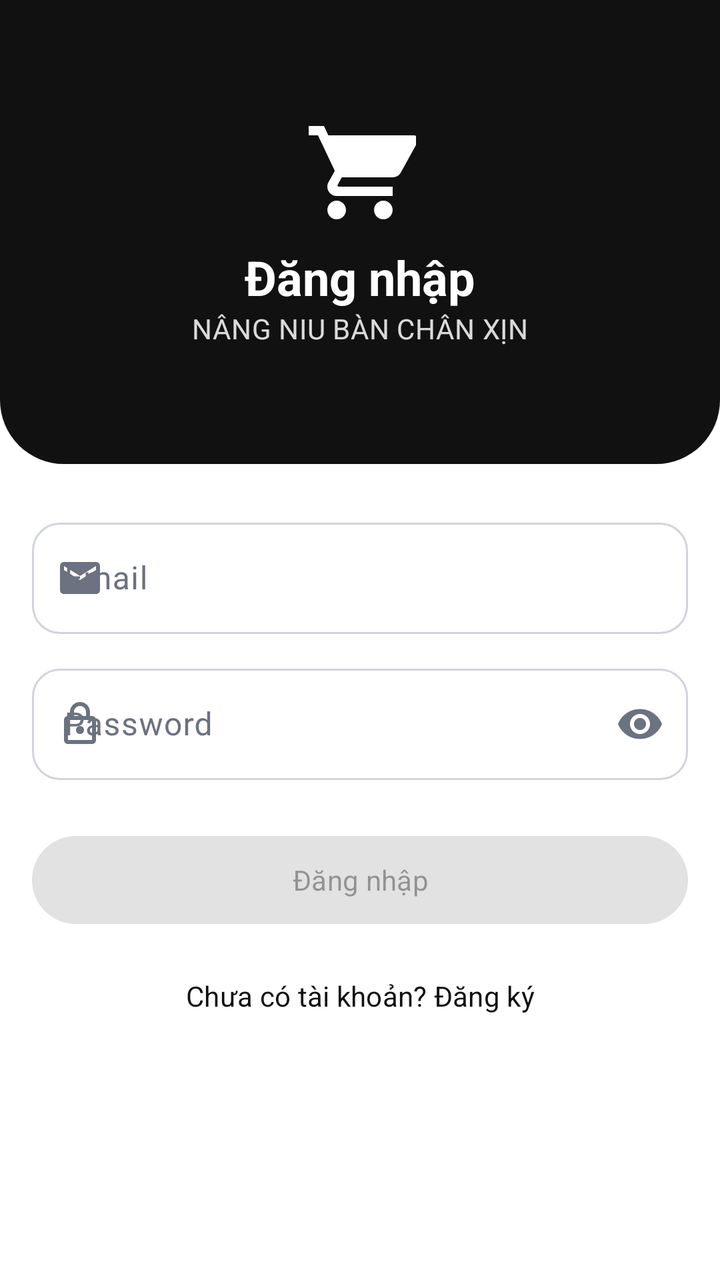
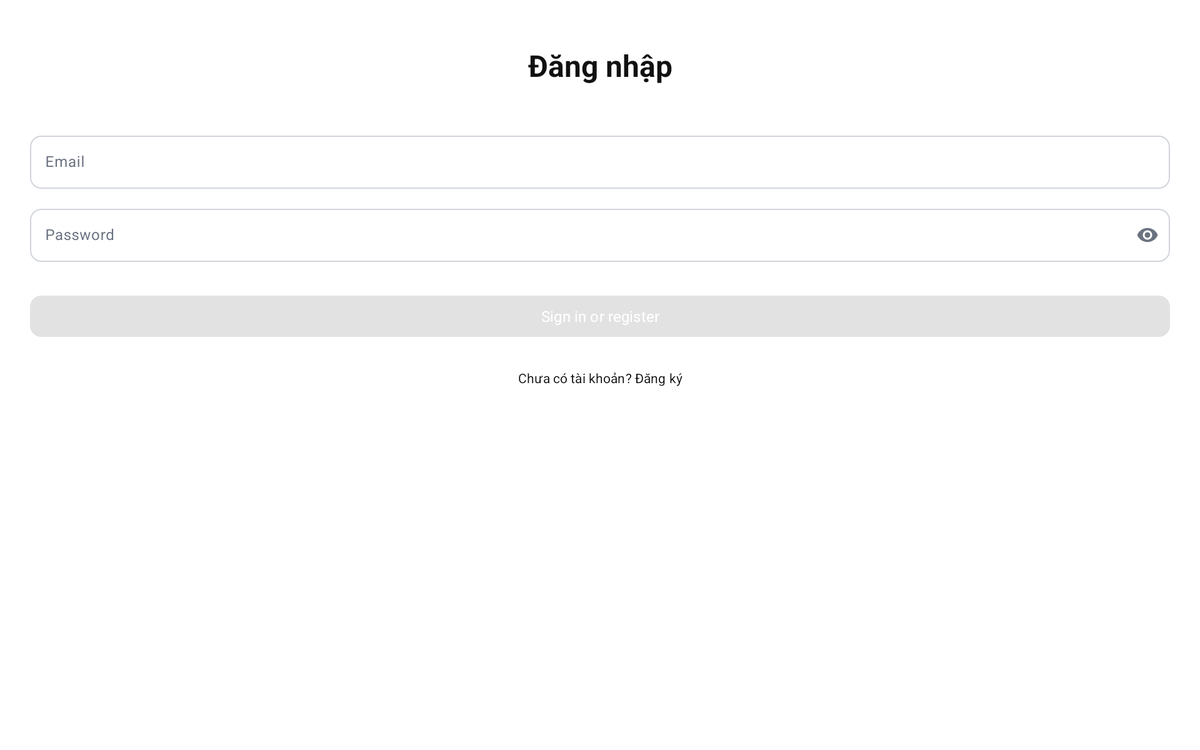

One screen, two layout resources from the same app: the default and the repository's alternative for another configuration. Each is rendered where Android would select it; the XML of both is given below.
<!-- AndroidManifest.xml: application theme Theme.Login_register -->
<!-- res/layout/activity_login.xml -->
<?xml version="1.0" encoding="utf-8"?>
<androidx.constraintlayout.widget.ConstraintLayout xmlns:android="http://schemas.android.com/apk/res/android"
    xmlns:app="http://schemas.android.com/apk/res-auto"
    xmlns:tools="http://schemas.android.com/tools"
    android:id="@+id/main"
    android:layout_width="match_parent"
    android:layout_height="match_parent"
    android:background="?attr/colorSurface"
    tools:context=".ui.login.LoginActivity">

    <LinearLayout
        android:id="@+id/authHeader"
        android:layout_width="match_parent"
        android:layout_height="232dp"
        android:background="@drawable/bg_auth_header"
        android:gravity="center"
        android:orientation="vertical"
        android:padding="@dimen/screen_margin"
        app:layout_constraintTop_toTopOf="parent">

        <ImageView
            android:layout_width="56dp"
            android:layout_height="56dp"
            android:contentDescription="@string/app_name"
            android:src="@drawable/ic_cart"
            app:tint="?attr/colorOnPrimary" />

        <TextView
            android:id="@+id/tvLoginTitle"
            android:layout_width="match_parent"
            android:layout_height="wrap_content"
            android:layout_marginTop="@dimen/space_8"
            android:gravity="center"
            android:text="Đăng nhập"
            android:textAppearance="?attr/textAppearanceHeadlineSmall"
            android:textColor="?attr/colorOnPrimary"
            android:textStyle="bold" />

        <TextView
            android:layout_width="match_parent"
            android:layout_height="wrap_content"
            android:gravity="center"
            android:text="NÂNG NIU BÀN CHÂN XỊN"
            android:textAppearance="?attr/textAppearanceBodyMedium"
            android:textColor="?attr/colorOnPrimary"
            android:alpha="0.85" />
    </LinearLayout>

    <com.google.android.material.textfield.TextInputLayout
        android:id="@+id/usernameInputLayout"
        style="@style/Widget.App.TextField"
        android:layout_width="0dp"
        android:layout_height="wrap_content"
        android:layout_marginStart="@dimen/screen_margin"
        android:layout_marginTop="@dimen/space_24"
        android:layout_marginEnd="@dimen/screen_margin"
        android:hint="@string/prompt_email"
        app:startIconDrawable="@drawable/ic_email"
        app:layout_constraintEnd_toEndOf="parent"
        app:layout_constraintStart_toStartOf="parent"
        app:layout_constraintTop_toBottomOf="@id/authHeader">

        <com.google.android.material.textfield.TextInputEditText
            android:id="@+id/username"
            android:layout_width="match_parent"
            android:layout_height="wrap_content"
            android:inputType="textEmailAddress"
            android:selectAllOnFocus="true"
            android:textAppearance="?attr/textAppearanceBodyLarge" />
    </com.google.android.material.textfield.TextInputLayout>

    <com.google.android.material.textfield.TextInputLayout
        android:id="@+id/passwordInputLayout"
        style="@style/Widget.App.TextField"
        android:layout_width="0dp"
        android:layout_height="wrap_content"
        android:layout_marginStart="@dimen/screen_margin"
        android:layout_marginTop="@dimen/space_12"
        android:layout_marginEnd="@dimen/screen_margin"
        android:hint="@string/prompt_password"
        app:endIconMode="password_toggle"
        app:startIconDrawable="@drawable/ic_lock"
        app:layout_constraintEnd_toEndOf="parent"
        app:layout_constraintStart_toStartOf="parent"
        app:layout_constraintTop_toBottomOf="@id/usernameInputLayout">

        <com.google.android.material.textfield.TextInputEditText
            android:id="@+id/password"
            android:layout_width="match_parent"
            android:layout_height="wrap_content"
            android:imeActionLabel="@string/action_sign_in_short"
            android:imeOptions="actionDone"
            android:inputType="textPassword"
            android:selectAllOnFocus="true"
            android:textAppearance="?attr/textAppearanceBodyLarge" />
    </com.google.android.material.textfield.TextInputLayout>

    <com.google.android.material.button.MaterialButton
        android:id="@+id/login"
        style="@style/Widget.App.Button"
        android:layout_width="0dp"
        android:layout_height="wrap_content"
        android:layout_marginStart="@dimen/screen_margin"
        android:layout_marginTop="@dimen/space_24"
        android:layout_marginEnd="@dimen/screen_margin"
        android:enabled="false"
        android:text="Đăng nhập"
        app:layout_constraintEnd_toEndOf="parent"
        app:layout_constraintStart_toStartOf="parent"
        app:layout_constraintTop_toBottomOf="@id/passwordInputLayout" />

    <com.google.android.material.button.MaterialButton
        android:id="@+id/btnGoRegister"
        style="@style/Widget.Material3.Button.TextButton"
        android:layout_width="wrap_content"
        android:layout_height="@dimen/touch_target"
        android:layout_marginTop="@dimen/space_8"
        android:text="Chưa có tài khoản? Đăng ký"
        android:textAppearance="?attr/textAppearanceLabelLarge"
        android:textColor="?attr/colorPrimary"
        app:layout_constraintEnd_toEndOf="parent"
        app:layout_constraintStart_toStartOf="parent"
        app:layout_constraintTop_toBottomOf="@id/login" />

    <ProgressBar
        android:id="@+id/loading"
        android:layout_width="wrap_content"
        android:layout_height="wrap_content"
        android:layout_gravity="center"
        android:layout_marginTop="@dimen/space_12"
        android:visibility="gone"
        app:layout_constraintEnd_toEndOf="parent"
        app:layout_constraintStart_toStartOf="parent"
        app:layout_constraintTop_toBottomOf="@id/btnGoRegister" />
</androidx.constraintlayout.widget.ConstraintLayout>
<!-- resources referenced by this layout -->
<resources>
  <dimen name="screen_margin">16dp</dimen>
  <dimen name="space_12">12dp</dimen>
  <dimen name="space_24">24dp</dimen>
  <dimen name="space_8">8dp</dimen>
  <dimen name="touch_target">48dp</dimen>
  <!-- drawable bg_auth_header (drawable) -->
  <shape xmlns:android="http://schemas.android.com/apk/res/android">
      <solid android:color="?attr/colorPrimary" />
      <corners
          android:topLeftRadius="0dp"
          android:topRightRadius="0dp"
          android:bottomLeftRadius="@dimen/radius_auth_header"
          android:bottomRightRadius="@dimen/radius_auth_header" />
  </shape>
  <string name="action_sign_in_short">Sign in</string>
  <string name="app_name">Login_register</string>
  <string name="prompt_email">Email</string>
  <string name="prompt_password">Password</string>
  <style name="Widget.App.Button" parent="Widget.Material3.Button">
          <item name="android:minHeight">@dimen/button_height</item>
          <item name="cornerRadius">@dimen/radius_large</item>
          <item name="android:textAppearance">?attr/textAppearanceLabelLarge</item>
      </style>
  <style name="Widget.App.TextField" parent="Widget.Material3.TextInputLayout.OutlinedBox">
          <item name="boxCornerRadiusTopStart">@dimen/field_radius</item>
          <item name="boxCornerRadiusTopEnd">@dimen/field_radius</item>
          <item name="boxCornerRadiusBottomStart">@dimen/field_radius</item>
          <item name="boxCornerRadiusBottomEnd">@dimen/field_radius</item>
      </style>
  <style name="Theme.Login_register" parent="Base.Theme.Login_register" />
  <dimen name="radius_auth_header">32dp</dimen>
  <dimen name="button_height">52dp</dimen>
  <dimen name="radius_large">32dp</dimen>
  <dimen name="field_radius">14dp</dimen>
  <color name="md_primary">#111111</color>
  <color name="md_onPrimary">#FFFFFF</color>
  <color name="md_primaryContainer">#F2F3F5</color>
  <color name="md_onPrimaryContainer">#111111</color>
  <color name="md_secondary">#6B7280</color>
  <color name="md_onSecondary">#FFFFFF</color>
  <color name="md_secondaryContainer">#F2F3F5</color>
  <color name="md_onSecondaryContainer">#111111</color>
  <color name="md_tertiary">#111111</color>
  <color name="md_onTertiary">#FFFFFF</color>
  <color name="md_tertiaryContainer">#F2F3F5</color>
  <color name="md_onTertiaryContainer">#111111</color>
  <color name="md_error">#E53935</color>
  <color name="md_onError">#FFFFFF</color>
  <color name="md_errorContainer">#FCE8E7</color>
  <color name="md_onErrorContainer">#410E0B</color>
  <color name="md_background">#FFFFFF</color>
  <color name="md_surface">#FFFFFF</color>
  <color name="md_onSurface">#111111</color>
  <color name="md_surfaceVariant">#F2F3F5</color>
  <color name="md_onSurfaceVariant">#6B7280</color>
  <color name="md_outline">#D1D5DB</color>
  <color name="md_outlineVariant">#D1D5DB</color>
  <color name="md_surfaceInverse">#17171A</color>
  <color name="md_onSurfaceInverse">#F2F2F3</color>
  <color name="md_primaryInverse">#FFFFFF</color>
  <style name="ShapeAppearance.App.Small" parent="ShapeAppearance.Material3.Corner.Small">
          <item name="cornerFamily">rounded</item>
          <item name="cornerSize">@dimen/radius_small</item>
      </style>
  <style name="ShapeAppearance.App.Medium" parent="ShapeAppearance.Material3.Corner.Medium">
          <item name="cornerFamily">rounded</item>
          <item name="cornerSize">@dimen/radius_medium</item>
      </style>
  <style name="ShapeAppearance.App.Large" parent="ShapeAppearance.Material3.Corner.Large">
          <item name="cornerFamily">rounded</item>
          <item name="cornerSize">@dimen/radius_large</item>
      </style>
  <dimen name="radius_small">12dp</dimen>
  <dimen name="radius_medium">24dp</dimen>
  <!-- some entries are left out for length -->
</resources>
<!-- res/layout-w1240dp/activity_login.xml (the repository's variant of the layout above) -->
<!-- drawn on a large tablet held sideways -->
<?xml version="1.0" encoding="utf-8"?>
<androidx.constraintlayout.widget.ConstraintLayout xmlns:android="http://schemas.android.com/apk/res/android"
    xmlns:app="http://schemas.android.com/apk/res-auto"
    xmlns:tools="http://schemas.android.com/tools"
    android:id="@+id/main"
    android:layout_width="match_parent"
    android:layout_height="match_parent"
    tools:context=".ui.login.LoginActivity">

    <TextView
        android:id="@+id/tvLoginTitle"
        android:layout_width="0dp"
        android:layout_height="wrap_content"
        android:layout_marginTop="48dp"
        android:gravity="center"
        android:text="Đăng nhập"
        android:textColor="@color/header_blue"
        android:textSize="32sp"
        android:textStyle="bold"
        app:layout_constraintEnd_toEndOf="parent"
        app:layout_constraintStart_toStartOf="parent"
        app:layout_constraintTop_toTopOf="parent" />

    <com.google.android.material.textfield.TextInputLayout
        android:id="@+id/usernameInputLayout"
        style="@style/Widget.Material3.TextInputLayout.OutlinedBox"
        android:layout_width="0dp"
        android:layout_height="wrap_content"
        android:layout_marginStart="32dp"
        android:layout_marginTop="48dp"
        android:layout_marginEnd="32dp"
        android:hint="@string/prompt_email"
        app:boxCornerRadiusTopStart="12dp"
        app:boxCornerRadiusTopEnd="12dp"
        app:boxCornerRadiusBottomStart="12dp"
        app:boxCornerRadiusBottomEnd="12dp"
        app:layout_constraintEnd_toEndOf="parent"
        app:layout_constraintStart_toStartOf="parent"
        app:layout_constraintTop_toBottomOf="@id/tvLoginTitle">

        <com.google.android.material.textfield.TextInputEditText
            android:id="@+id/username"
            android:layout_width="match_parent"
            android:layout_height="wrap_content"
            android:inputType="textEmailAddress"
            android:selectAllOnFocus="true" />
    </com.google.android.material.textfield.TextInputLayout>

    <com.google.android.material.textfield.TextInputLayout
        android:id="@+id/passwordInputLayout"
        style="@style/Widget.Material3.TextInputLayout.OutlinedBox"
        android:layout_width="0dp"
        android:layout_height="wrap_content"
        android:layout_marginStart="32dp"
        android:layout_marginTop="16dp"
        android:layout_marginEnd="32dp"
        android:hint="@string/prompt_password"
        app:boxCornerRadiusTopStart="12dp"
        app:boxCornerRadiusTopEnd="12dp"
        app:boxCornerRadiusBottomStart="12dp"
        app:boxCornerRadiusBottomEnd="12dp"
        app:endIconMode="password_toggle"
        app:layout_constraintEnd_toEndOf="parent"
        app:layout_constraintStart_toStartOf="parent"
        app:layout_constraintTop_toBottomOf="@id/usernameInputLayout">

        <com.google.android.material.textfield.TextInputEditText
            android:id="@+id/password"
            android:layout_width="match_parent"
            android:layout_height="wrap_content"
            android:imeActionLabel="@string/action_sign_in_short"
            android:imeOptions="actionDone"
            android:inputType="textPassword"
            android:selectAllOnFocus="true" />
    </com.google.android.material.textfield.TextInputLayout>

    <com.google.android.material.button.MaterialButton
        android:id="@+id/login"
        android:layout_width="0dp"
        android:layout_height="52dp"
        android:layout_marginStart="32dp"
        android:layout_marginTop="32dp"
        android:layout_marginEnd="32dp"
        android:enabled="false"
        android:text="@string/action_sign_in"
        android:textColor="@color/white"
        android:textSize="16sp"
        app:cornerRadius="12dp"
        app:layout_constraintEnd_toEndOf="parent"
        app:layout_constraintStart_toStartOf="parent"
        app:layout_constraintTop_toBottomOf="@id/passwordInputLayout" />

    <ProgressBar
        android:id="@+id/loading"
        android:layout_width="wrap_content"
        android:layout_height="wrap_content"
        android:layout_gravity="center"
        android:layout_marginTop="24dp"
        android:visibility="gone"
        app:layout_constraintEnd_toEndOf="parent"
        app:layout_constraintStart_toStartOf="parent"
        app:layout_constraintTop_toBottomOf="@id/btnGoRegister" />

    <com.google.android.material.button.MaterialButton
        android:id="@+id/btnGoRegister"
        style="@style/Widget.Material3.Button.TextButton"
        android:layout_width="wrap_content"
        android:layout_height="wrap_content"
        android:text="Chưa có tài khoản? Đăng ký"
        android:layout_marginTop="16dp"
        android:textColor="@color/header_blue"
        app:layout_constraintEnd_toEndOf="parent"
        app:layout_constraintStart_toStartOf="parent"
        app:layout_constraintTop_toBottomOf="@id/login" />

</androidx.constraintlayout.widget.ConstraintLayout>
<!-- resources referenced by the variant -->
<!-- as a large tablet held sideways resolves them -->
<resources>
  <color name="header_blue">@color/md_primary</color>
  <color name="white">#FFFFFFFF</color>
  <string name="action_sign_in">Sign in or register</string>
  <string name="action_sign_in_short">Sign in</string>
  <string name="prompt_email">Email</string>
  <string name="prompt_password">Password</string>
  <style name="Theme.Login_register" parent="Base.Theme.Login_register" />
  <color name="md_primary">#111111</color>
  <color name="md_onPrimary">#FFFFFF</color>
  <color name="md_primaryContainer">#F2F3F5</color>
  <color name="md_onPrimaryContainer">#111111</color>
  <color name="md_secondary">#6B7280</color>
  <color name="md_onSecondary">#FFFFFF</color>
  <color name="md_secondaryContainer">#F2F3F5</color>
  <color name="md_onSecondaryContainer">#111111</color>
  <color name="md_tertiary">#111111</color>
  <color name="md_onTertiary">#FFFFFF</color>
  <color name="md_tertiaryContainer">#F2F3F5</color>
  <color name="md_onTertiaryContainer">#111111</color>
  <color name="md_error">#E53935</color>
  <color name="md_onError">#FFFFFF</color>
  <color name="md_errorContainer">#FCE8E7</color>
  <color name="md_onErrorContainer">#410E0B</color>
  <color name="md_background">#FFFFFF</color>
  <color name="md_surface">#FFFFFF</color>
  <color name="md_onSurface">#111111</color>
  <color name="md_surfaceVariant">#F2F3F5</color>
  <color name="md_onSurfaceVariant">#6B7280</color>
  <color name="md_outline">#D1D5DB</color>
  <color name="md_outlineVariant">#D1D5DB</color>
  <color name="md_surfaceInverse">#17171A</color>
  <color name="md_onSurfaceInverse">#F2F2F3</color>
  <color name="md_primaryInverse">#FFFFFF</color>
  <style name="ShapeAppearance.App.Small" parent="ShapeAppearance.Material3.Corner.Small">
          <item name="cornerFamily">rounded</item>
          <item name="cornerSize">@dimen/radius_small</item>
      </style>
  <style name="ShapeAppearance.App.Medium" parent="ShapeAppearance.Material3.Corner.Medium">
          <item name="cornerFamily">rounded</item>
          <item name="cornerSize">@dimen/radius_medium</item>
      </style>
  <style name="ShapeAppearance.App.Large" parent="ShapeAppearance.Material3.Corner.Large">
          <item name="cornerFamily">rounded</item>
          <item name="cornerSize">@dimen/radius_large</item>
      </style>
  <dimen name="radius_small">12dp</dimen>
  <dimen name="radius_medium">24dp</dimen>
  <dimen name="radius_large">32dp</dimen>
  <!-- some entries are left out for length -->
</resources>
